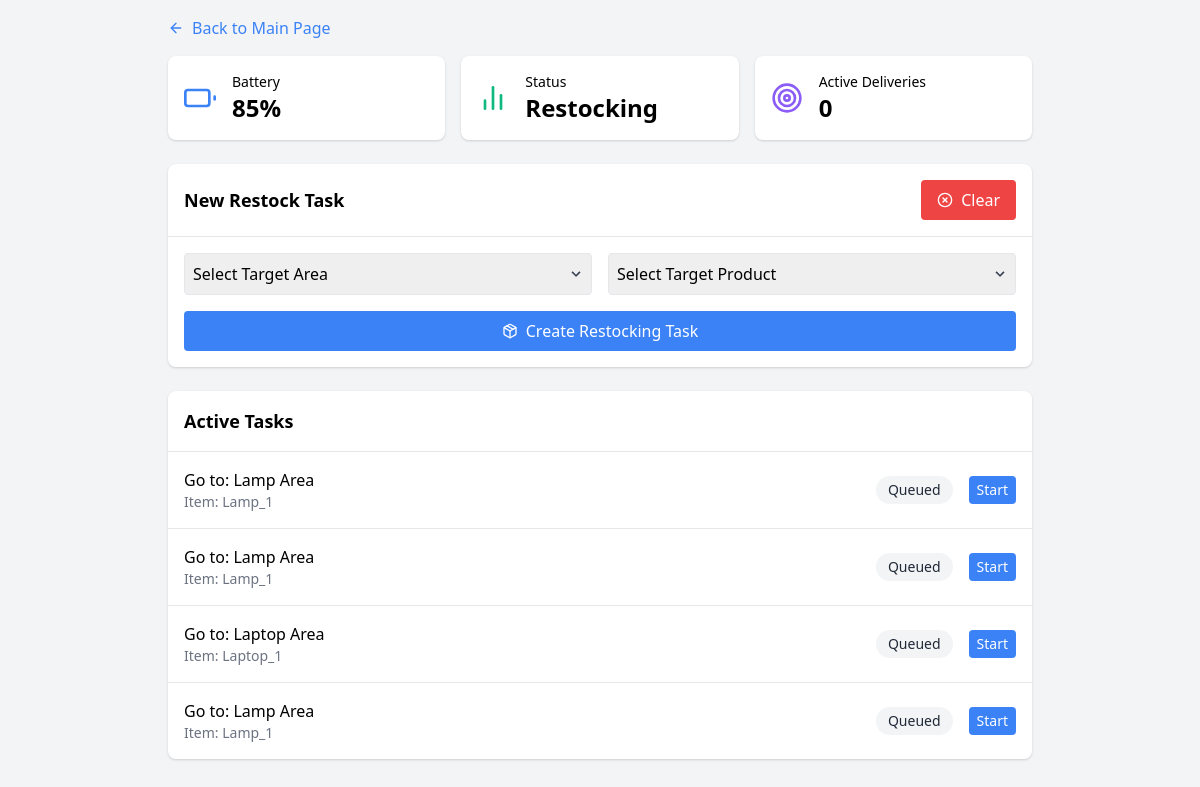
Before: /restock with the older database file.
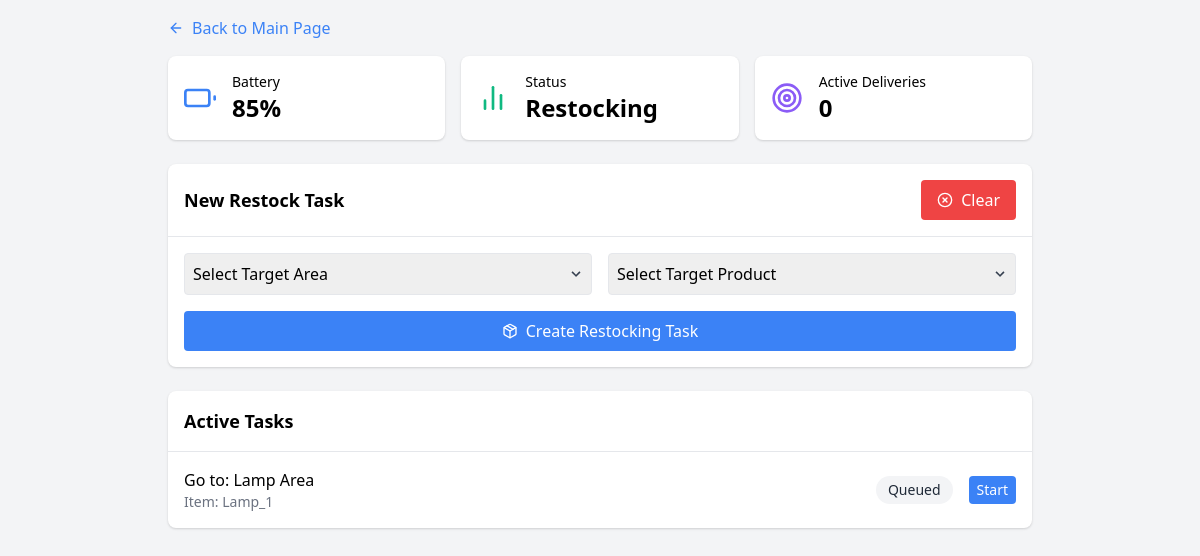
After: the same page with the newer database file.
### app.py (models this page shows)
class Restock(db.Model):
    id = db.Column(db.Integer, primary_key=True)
    target_area = db.Column(db.String(100), nullable=False)
    target_product = db.Column(db.String(200), nullable=False)
    status = db.Column(db.String(20), default='Queued')
    created_at = db.Column(db.DateTime, default=datetime.utcnow)

### app.py (the view)
@app.route('/restock')
def restock():
    deliveries = Restock.query.all()
    robot_status = get_robot_status()
    robot_status['status'] = "Restocking"
    robot_status['active_tasks'] = get_active_count(Restock)
    return render_template('restock.html',
                         tasks=deliveries,
                         robot_status=robot_status,
                         page_type="restock")

### app.py (called while the page is built)
def get_robot_status():
    return {
        'battery_level': 85,
    }

def get_active_count(model):
    return model.query.filter_by(status='In Progress').count()

### templates/restock.html (shortened to what this page needs)
{% extends "base.html" %}
{% from 'components.html' import status_cards %}
{% block content %}
<div class="p-4 max-w-4xl mx-auto">
    <a href="{{ url_for('home') }}" class="inline-flex items-center mb-4 text-blue-500 hover:text-blue-700">
        <i data-feather="arrow-left" class="w-4 h-4 mr-2"></i>
        Back to Main Page
    </a>
    {{ status_cards(robot_status, 'restock') }}
    <div class="bg-white rounded-lg shadow mb-6">
        <div class="p-4 border-b flex justify-between items-center">
            <h2 class="text-lg font-semibold">New Restock Task</h2>
            <button id="clear-button"
                    class="bg-red-500 text-white py-2 px-4 rounded flex items-center hover:bg-red-600">
                <i data-feather="x-circle" class="w-4 h-4 mr-2"></i>
                Clear
            </button>
        </div>
        <div class="p-4">
            <form id="taskForm" class="grid grid-cols-1 md:grid-cols-2 gap-4" data-type="restock">
                <div class="relative">
                    <select id="target_area"
                            name="target_area"
                            class="border rounded p-2 w-full appearance-none"
                            required>
                        <option value="" disabled selected>Select Target Area</option>
                    </select>
                    <div class="pointer-events-none absolute inset-y-0 right-0 flex items-center px-2 text-gray-700">
                    </div>
                </div>
                <div class="relative">
                    <select id="target_product"
                            name="target_product"
                            class="border rounded p-2 w-full appearance-none"
                            required>
                        <option value="" disabled selected>Select Target Product</option>
                    </select>
                    <div class="pointer-events-none absolute inset-y-0 right-0 flex items-center px-2 text-gray-700">
                    </div>
                </div>
                <button type="submit"
                        class="bg-blue-500 text-white rounded p-2 flex items-center justify-center md:col-span-2">
                    <i data-feather="package" class="w-4 h-4 mr-2"></i>
                    Create Restocking Task
                </button>
            </form>
        </div>
    </div>
    <div class="bg-white rounded-lg shadow">
        <div class="p-4 border-b">
            <h2 class="text-lg font-semibold">Active Tasks</h2>
        </div>
        <div class="divide-y" id="tasksList">
            {% for task in tasks %}
            <div class="p-4 flex items-center justify-between" id="task-{{ task.id }}">
                <div>
                    <div class="font-medium">
                        Go to: {{ task.target_area }}
                    </div>
                    <div class="text-sm text-gray-500">Item: {{ task.target_product }}</div>
                </div>
                <div class="flex items-center space-x-4">
                    <span class="px-3 py-1 rounded-full text-sm
                        {% if task.status == 'In Progress' %}
                            bg-blue-100 text-blue-800
                        {% elif task.status == 'Completed' %}
                            bg-green-100 text-green-800
                        {% else %}
                            bg-gray-100 text-gray-800
                        {% endif %}">
                        {{ task.status }}
                    </span>
                    {% if task.status == 'Queued' %}
                    <button onclick="updateStatus({{ task.id }}, 'In Progress', 'restock')"
                            class="bg-blue-500 text-white rounded px-2 py-1 text-sm">
                        Start
                    </button>
                    {% elif task.status == 'In Progress' %}
                    <button onclick="updateStatus({{ task.id }}, 'Completed', 'restock')"
                            class="bg-green-500 text-white rounded px-2 py-1 text-sm">
                        Complete
                    </button>
                    {% endif %}
                </div>
            </div>
            {% endfor %}
        </div>
    </div>
</div>
{% endblock %}

### templates/base.html (shortened to what this page needs)
<!DOCTYPE html>
<html lang="en">
<head>
    <link href="https://cdnjs.cloudflare.com/ajax/libs/tailwindcss/2.2.19/tailwind.min.css" rel="stylesheet">
    <link href="{{ url_for('static', filename='css/task_completion.css') }}" rel="stylesheet">
</head>
<body class="bg-gray-100">
    {% block content %}{% endblock %}
</body>
</html>

### templates/components.html
{% macro status_cards(robot_status, page_type) %}
<div class="grid grid-cols-1 md:grid-cols-3 gap-4 mb-6">
    <div class="bg-white rounded-lg shadow p-4">
        <div class="flex items-center space-x-4">
            <i data-feather="battery" class="text-blue-500 w-8 h-8"></i>
            <div>
                <div class="text-sm font-medium">Battery</div>
                <div class="text-2xl font-bold">{{ robot_status.battery_level }}%</div>
            </div>
        </div>
    </div>
    <div class="bg-white rounded-lg shadow p-4">
        <div class="flex items-center space-x-4">
            <i data-feather="bar-chart-2" class="text-green-500 w-8 h-8"></i>
            <div>
                <div class="text-sm font-medium">Status</div>
                <div class="text-2xl font-bold">{{ robot_status.status }}</div>
            </div>
        </div>
    </div>
    <div class="bg-white rounded-lg shadow p-4">
        <div class="flex items-center space-x-4">
            <i data-feather="target" class="text-purple-500 w-8 h-8"></i>
            <div>
                <div class="text-sm font-medium">
                    {% if page_type == 'restock' %}
                        Active Deliveries
                    {% else %}
                        Active Navigation Tasks
                    {% endif %}
                </div>
                <div class="text-2xl font-bold" id="activeTasks">{{ robot_status.active_tasks }}</div>
            </div>
        </div>
    </div>
</div>
{% endmacro %}

Changed rows visible on the page:
removed Restock: target_area "Lamp Area", target_product "Lamp_1", status "Queued"
removed Restock: target_area "Laptop Area", target_product "Laptop_1", status "Queued"
removed Restock: target_area "Lamp Area", target_product "Lamp_1", status "Queued"
